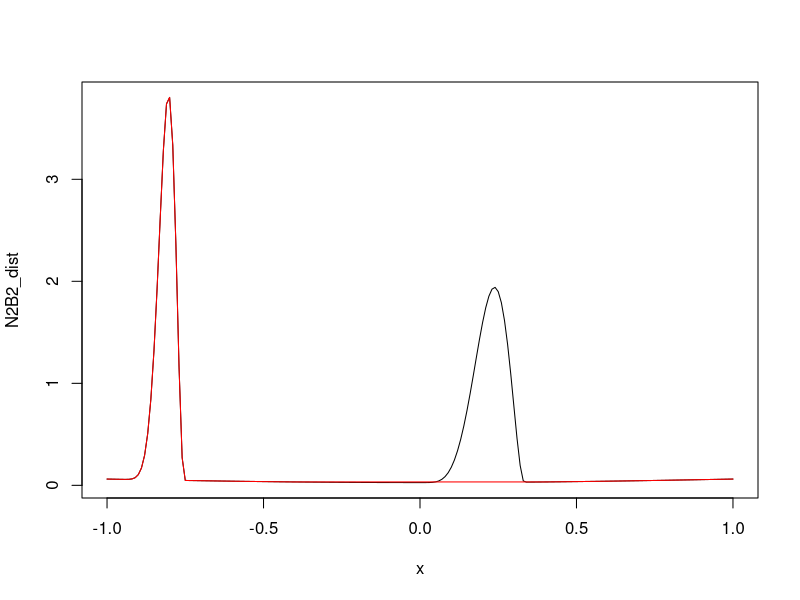

Here is the R script that generated this plot:
N2B2 <- function(x, theta){0.25*(dnorm(x-2) + dnorm(x+2)) + dbeta(4*x+4, theta, 4) + 0.75*dbeta(3*x, 6, 3)}

x <- seq(-1, 1, 0.01)
N2B2_dist <- N2B2(x, 12)
plot(x, N2B2_dist, type="l")
inputs <- (1:201 - 0.5) / 201
ind <- which(inputs < 0.30 | inputs > 0.70)
lines(x[ind], N2B2_dist[ind], type="l", col="red")